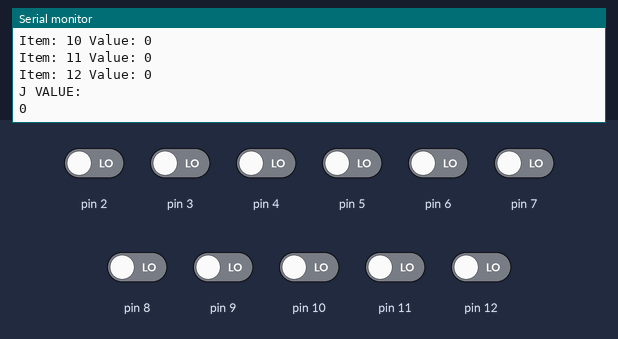
The sketch below on a simulated Arduino Uno, built with avr-gcc and run on an emulated ATmega328P. Parts: the last lines printed to the serial monitor. The inputs (shaded band) are chosen by the test bench; at power-on: pin 2–12 LOW.

Above: at 2.0 s.
2.1 s: pin 2 driven HIGH
At 3.29 s:
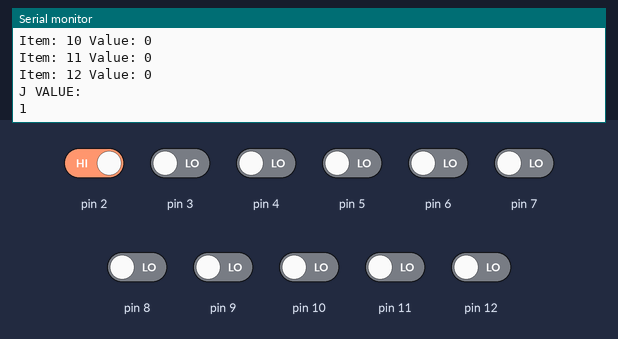
3.6 s: pin 3 driven HIGH
At 4.45 s:
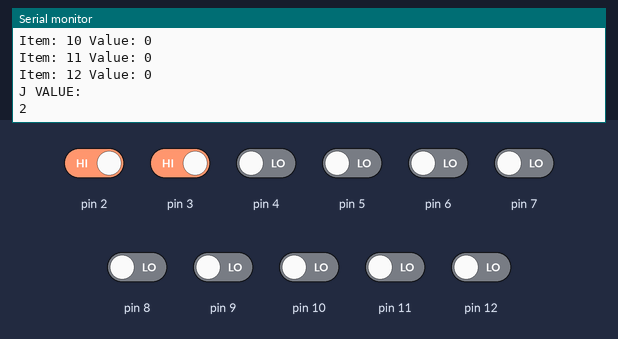
5.1 s: pin 4 driven HIGH
6.6 s: pin 5 driven HIGH
At 7.91 s:
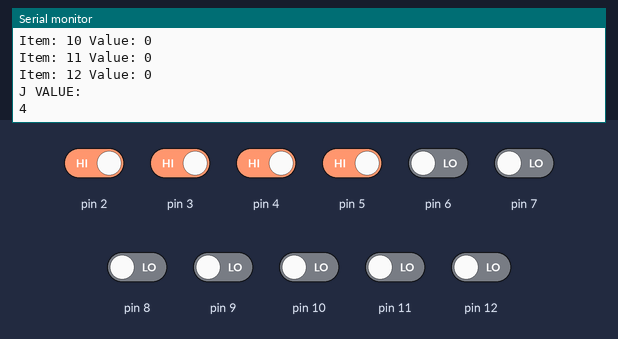
8.1 s: pin 6 driven HIGH
At 9.07 s:
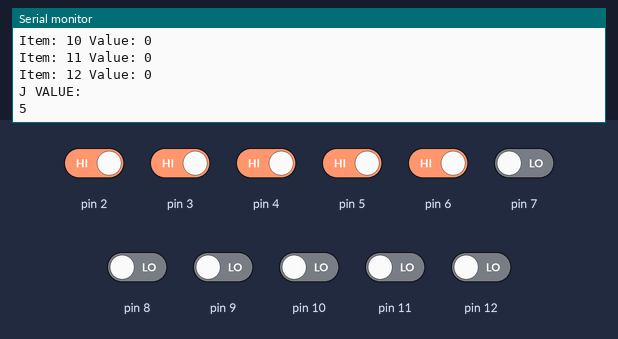
9.6 s: pin 7 driven HIGH
At 10.22 s:
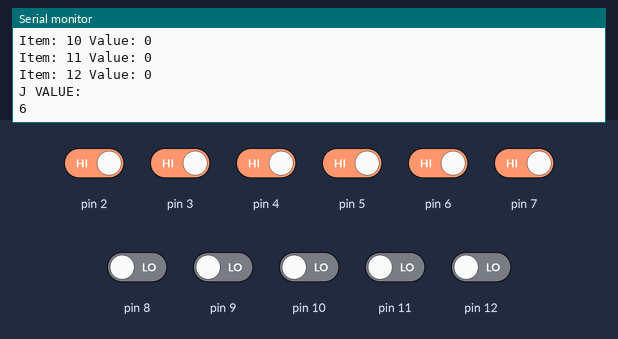
Timing chart, 0 to 12.6 s (numbered marks = the images above; inputs shaded):
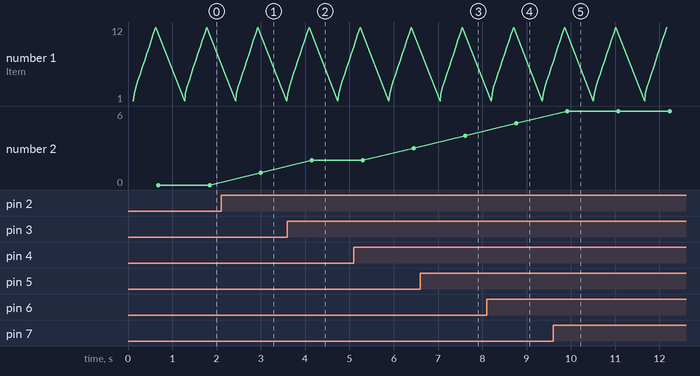

Measured:
- after the input at 2.1 s, the serial monitor: prints a new line after 0.35 s (image 1)
- after the input at 3.6 s, the serial monitor: prints a new line at once (image 2)
- after the input at 6.6 s, the serial monitor: prints a new line after 0.60 s (image 3)
- after the input at 8.1 s, the serial monitor: prints a new line after 0.30 s (image 4)
- after the input at 9.6 s, the serial monitor: prints a new line at once (image 5)

The sketch:

DigitalInputSweep.ino
```cpp
void setup()
{
	Serial.begin(9600);
	Serial.println("Digital Input Sweep");
	for (int i = 1; i < 13; i++)
	{
		pinMode(i, INPUT);
	}

}

void loop()
{
	Serial.println("Starting Sweep");
	Serial.println("Starting Sweep");
	Serial.println("Starting Sweep");
	Serial.println("Starting Sweep");
	Serial.println("Starting Sweep");
	Serial.println("Starting Sweep");
	int j = 0;
	for (int i = 1; i < 13; i++)
	{
		Serial.print("Item: ");
		Serial.print(i);
		Serial.print(" Value: ");
		j += digitalRead(i);
		Serial.println(digitalRead(i));

		delay(50);
	}
	Serial.println("J VALUE:");
	Serial.println(j);
	delay(500);
}
```
